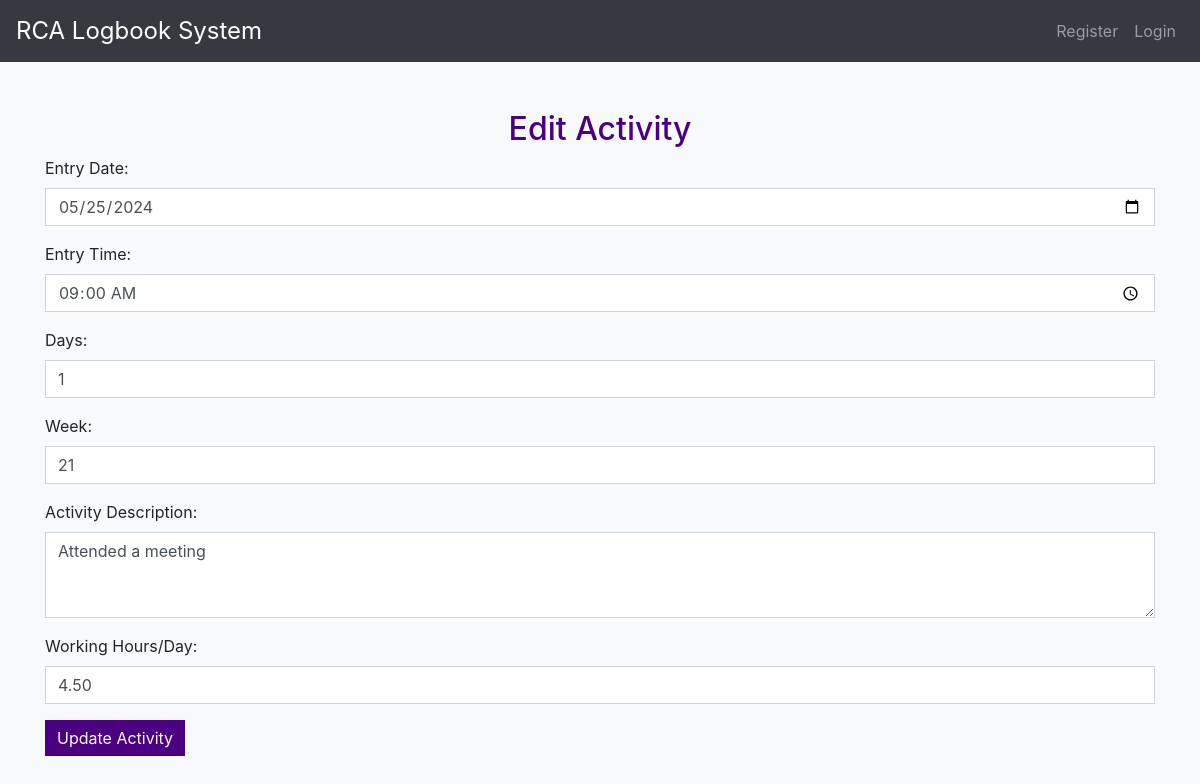
Screenshot of /edit_logbook.php?id=1 (signed in) with the database file from the repository.
### tables this page shows
CREATE TABLE `logbook_entries` (
  `id` int(11) NOT NULL AUTO_INCREMENT,
  `entry_date` date NOT NULL,
  `entry_time` time NOT NULL,
  `days` int(11) NOT NULL,
  `week` int(11) NOT NULL,
  `activity_description` text NOT NULL,
  `working_hour` decimal(5,2) NOT NULL,
  `created_at` timestamp NOT NULL DEFAULT current_timestamp(),
  PRIMARY KEY (`id`)
);

### edit_logbook.php (the view, shortened to what this page needs)
<?php
include 'includes/db.php';
if ($_SERVER['REQUEST_METHOD'] == 'POST') {
    $id = $_POST['id'];
    $entry_date = $_POST['entry_date'];
    $entry_time = $_POST['entry_time'];
    $days = $_POST['days'];
    $week = $_POST['week'];
    $activity_description = $_POST['activity_description'];
    $working_hour = $_POST['working_hour'];
    $sql = "UPDATE logbook_entries SET entry_date='$entry_date', entry_time='$entry_time', days='$days',
            week='$week', activity_description='$activity_description', working_hour='$working_hour' WHERE id='$id'";
    if ($conn->query($sql) === TRUE) {
        header("Location: logbook.php");
    } else {
        echo "Error: " . $sql . "<br>" . $conn->error;
    }
} else {
    $id = $_GET['id'];
    $sql = "SELECT * FROM logbook_entries WHERE id='$id'";
    $result = $conn->query($sql);
    if ($result->num_rows > 0) {
        $entry = $result->fetch_assoc();
    } else {
        header("Location: logbook.php");
    }
}
?>
<?php include 'templates/header.php'; ?>
<h2 class="text-center">Edit Activity</h2>
<form action="edit_logbook.php" method="POST">
    <div class="form-group">
        <label for="entry_date">Entry Date:</label>
        <input type="date" class="form-control" id="entry_date" name="entry_date" value="<?php echo $entry['entry_date']; ?>" required>
    </div>
    <div class="form-group">
        <label for="entry_time">Entry Time:</label>
        <input type="time" class="form-control" id="entry_time" name="entry_time" value="<?php echo $entry['entry_time']; ?>" required>
    </div>
    <div class="form-group">
        <label for="days">Days:</label>
        <input type="number" class="form-control" id="days" name="days" value="<?php echo $entry['days']; ?>" required>
    </div>
    <div class="form-group">
        <label for="week">Week:</label>
        <input type="number" class="form-control" id="week" name="week" value="<?php echo $entry['week']; ?>" required>
    </div>
    <div class="form-group">
        <label for="activity_description">Activity Description:</label>
        <textarea class="form-control" id="activity_description" name="activity_description" rows="3" required><?php echo $entry['activity_description']; ?></textarea>
    </div>
    <div class="form-group">
        <label for="working_hour">Working Hours/Day:</label>
        <input type="number" step="0.01" class="form-control" id="working_hour" name="working_hour" value="<?php echo $entry['working_hour']; ?>" required>
    </div>
    <button type="submit" class="btn btn-primary">Update Activity</button>
</form>
<?php include 'templates/footer.php'; ?>

### css/styles.css (style rules this page uses)
body { background-color: #f8f9fa; }
h1, h2 { color: #4b0082; }
.form-control, .btn { border-radius: 0; }
.btn-primary { background-color: #4b0082; border: none; }

### rows the page displays
logbook_entries: entry_date "05/25/2024", entry_time "09:00:00", days "1", week "21", activity_description "Attended a meeting", working_hour "4.50"
